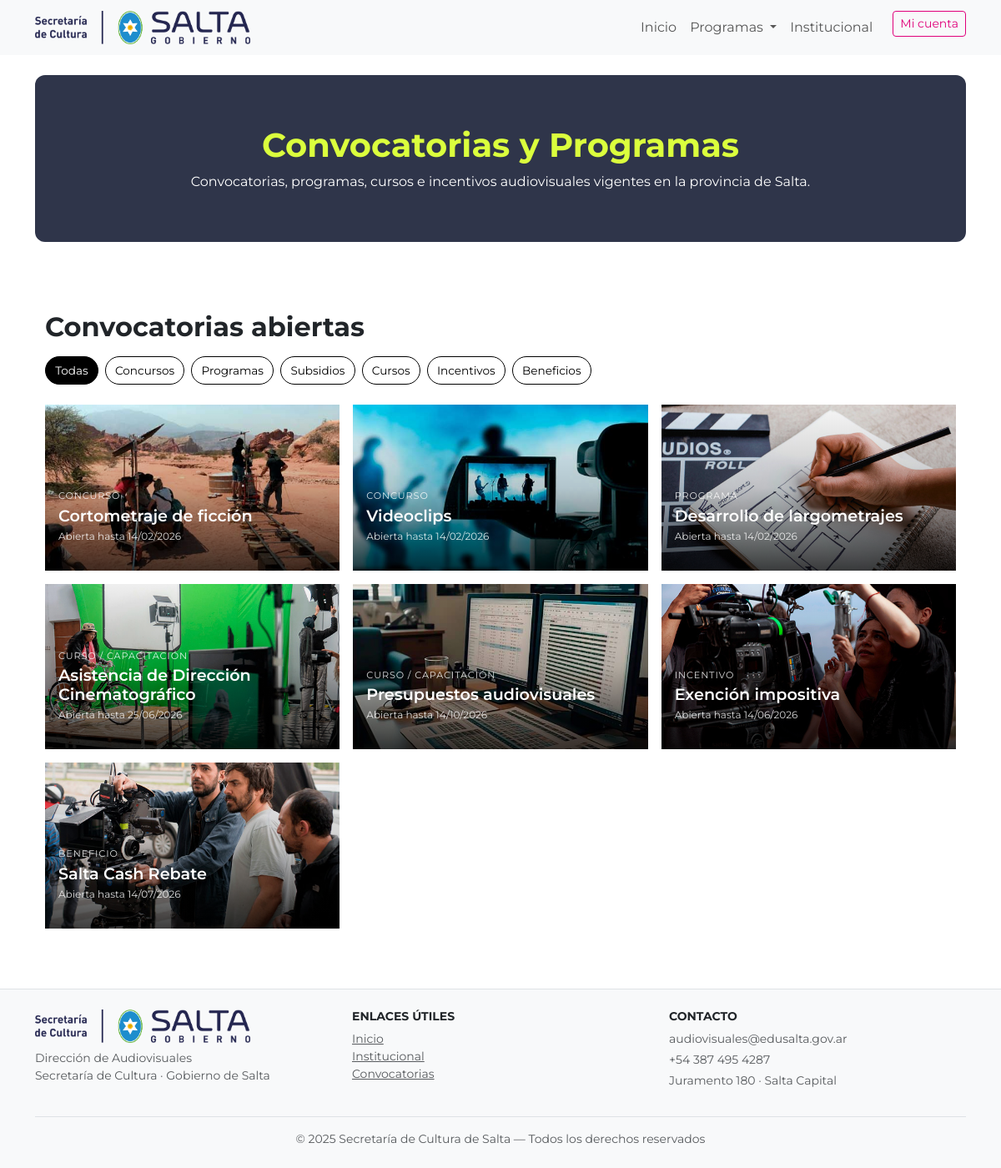
The app's page /convocatorias/ with its own data.
### convocatorias/models.py (models this page shows, shortened)
class Convocatoria(models.Model):
    titulo = models.CharField(max_length=200)
    slug = models.SlugField(unique=True, blank=True)
    descripcion_corta = models.TextField(blank=True)
    descripcion_larga = models.TextField(blank=True)
    url_curso = models.URLField(
        "URL del curso asincrónico",
        blank=True,
        null=True,
        help_text="Solo completar si el curso es asincrónico."
    )
    categoria = models.CharField(max_length=20, choices=CATEGORIAS)
    tematica_genero = models.CharField(max_length=200, blank=True)
    linea = models.CharField(max_length=20, choices=LINEAS)
    requisitos = models.TextField(blank=True)
    beneficios = models.TextField(blank=True)
    bases_pdf = models.FileField(
        upload_to="convocatorias/bases/",
        blank=True,
        null=True
    )
    imagen = models.ImageField(
        upload_to="convocatorias/img/",
        blank=True,
        null=True
    )
    fecha_inicio = models.DateField()
    fecha_fin = models.DateField()
    bloque_personas = models.CharField(
        max_length=20,
        choices=BLOQUE_PERSONAS_TITULO,
        default="JURADO"
    )
    jurado1_nombre = models.CharField(max_length=200, blank=True)
    jurado1_foto = models.ImageField(upload_to="convocatorias/jurados/", blank=True, null=True)
    jurado1_bio = models.TextField(blank=True)
    jurado2_nombre = models.CharField(max_length=200, blank=True)
    jurado2_foto = models.ImageField(upload_to="convocatorias/jurados/", blank=True, null=True)
    jurado2_bio = models.TextField(blank=True)
    jurado3_nombre = models.CharField(max_length=200, blank=True)
    jurado3_foto = models.ImageField(upload_to="convocatorias/jurados/", blank=True, null=True)
    jurado3_bio = models.TextField(blank=True)
    orden = models.PositiveIntegerField(default=0)
    url_destino = models.CharField(max_length=300, blank=True)
    class Meta:
        ordering = ["orden", "-fecha_inicio"]

### convocatorias/views.py (the view)
def convocatorias_home(request):
    return render(
        request,
        "convocatorias/convocatoria_home.html",
        {
            "fomento": Convocatoria.objects.filter(linea="fomento").order_by("orden"),
            "formacion": Convocatoria.objects.filter(linea="formacion").order_by("orden"),
            "beneficio": Convocatoria.objects.filter(linea="beneficio").order_by("orden"),
            "incentivo": Convocatoria.objects.filter(linea="incentivo").order_by("orden"),
        },
    )

### convocatorias/templates/convocatorias/convocatoria_home.html
{% extends "sitio_publico/base.html" %}
{% load static %}
{% block content %}
<section class="fomento-hero text-center">
  <h1 class="fw-bold mb-2">Convocatorias y Programas</h1>
  <p class="text-white mb-0">
    Convocatorias, programas, cursos e incentivos audiovisuales vigentes
    en la provincia de Salta.
  </p>
</section>
<section class="py-5">
  <div class="container">
    <div class="d-flex justify-content-between align-items-center mb-3">
      <h2 class="fw-bold mb-0">Convocatorias abiertas</h2>
    </div>
    <div class="mb-4 d-flex flex-wrap gap-2 filtros-convocatorias">
      <a href="?"
         class="filtro {% if not request.GET.categoria %}active{% endif %}">
        Todas
      </a>
      <a href="?categoria=CONCURSO"
         class="filtro {% if request.GET.categoria == 'CONCURSO' %}active{% endif %}">
        Concursos
      </a>
      <a href="?categoria=PROGRAMA"
         class="filtro {% if request.GET.categoria == 'PROGRAMA' %}active{% endif %}">
        Programas
      </a>
      <a href="?categoria=SUBSIDIO"
         class="filtro {% if request.GET.categoria == 'SUBSIDIO' %}active{% endif %}">
        Subsidios
      </a>
      <a href="?categoria=CURSO"
         class="filtro {% if request.GET.categoria == 'CURSO' %}active{% endif %}">
        Cursos
      </a>
      <a href="?categoria=INCENTIVO"
         class="filtro {% if request.GET.categoria == 'INCENTIVO' %}active{% endif %}">
        Incentivos
      </a>
      <a href="?categoria=BENEFICIO"
         class="filtro {% if request.GET.categoria == 'BENEFICIO' %}active{% endif %}">
        Beneficios
      </a>
    </div>
    {% if fomento or formacion or incentivo or beneficio %}
      <div class="row g-3">
        {% for c in fomento %}
          {% if not request.GET.categoria or request.GET.categoria == c.categoria %}
          <div class="col-md-6 col-lg-4">
            <a href="{% url 'convocatorias:convocatoria_detalle' c.slug %}"
               class="convocatoria-card-mubi">
              {% if c.imagen %}
                <img src="{{ c.imagen.url }}" alt="{{ c.titulo }}">
              {% else %}
                <div class="convocatoria-placeholder"></div>
              {% endif %}
              <div class="overlay">
                <span class="categoria">
                  {{ c.get_categoria_display }}
                </span>
                <h5 class="titulo">{{ c.titulo }}</h5>
                <p class="fecha">
                  Abierta hasta {{ c.fecha_fin|date:"d/m/Y" }}
                </p>
              </div>
            </a>
          </div>
          {% endif %}
        {% endfor %}
        {% for c in formacion %}
          {% if not request.GET.categoria or request.GET.categoria == c.categoria %}
          <div class="col-md-6 col-lg-4">
            <a href="{% url 'convocatorias:convocatoria_detalle' c.slug %}"
               class="convocatoria-card-mubi">
              {% if c.imagen %}
                <img src="{{ c.imagen.url }}" alt="{{ c.titulo }}">
              {% else %}
                <div class="convocatoria-placeholder"></div>
              {% endif %}
              <div class="overlay">
                <span class="categoria">
                  {{ c.get_categoria_display }}
                </span>
                <h5 class="titulo">{{ c.titulo }}</h5>
                <p class="fecha">
                  Abierta hasta {{ c.fecha_fin|date:"d/m/Y" }}
                </p>
              </div>
            </a>
          </div>
          {% endif %}
        {% endfor %}
        {% for c in incentivo %}
          {% if not request.GET.categoria or request.GET.categoria == c.categoria %}
          <div class="col-md-6 col-lg-4">
            <a href="{% url 'convocatorias:convocatoria_detalle' c.slug %}"
               class="convocatoria-card-mubi">
              {% if c.imagen %}
                <img src="{{ c.imagen.url }}" alt="{{ c.titulo }}">
              {% else %}
                <div class="convocatoria-placeholder"></div>
              {% endif %}
              <div class="overlay">
                <span class="categoria">
                  {{ c.get_categoria_display }}
                </span>
                <h5 class="titulo">{{ c.titulo }}</h5>
                <p class="fecha">
                  Abierta hasta {{ c.fecha_fin|date:"d/m/Y" }}
                </p>
              </div>
            </a>
          </div>
          {% endif %}
        {% endfor %}
        {% for c in beneficio %}
          {% if not request.GET.categoria or request.GET.categoria == c.categoria %}
          <div class="col-md-6 col-lg-4">
            <a href="{% url 'convocatorias:convocatoria_detalle' c.slug %}"
               class="convocatoria-card-mubi">
              {% if c.imagen %}
                <img src="{{ c.imagen.url }}" alt="{{ c.titulo }}">
              {% else %}
                <div class="convocatoria-placeholder"></div>
              {% endif %}
              <div class="overlay">
                <span class="categoria">
                  {{ c.get_categoria_display }}
                </span>
                <h5 class="titulo">{{ c.titulo }}</h5>
                <p class="fecha">
                  Abierta hasta {{ c.fecha_fin|date:"d/m/Y" }}
                </p>
              </div>
            </a>
          </div>
          {% endif %}
        {% endfor %}
      </div>
    {% else %}
      <div class="alert alert-light border text-muted">
        No hay convocatorias abiertas en este momento.
      </div>
    {% endif %}
  </div>
</section>
{% endblock %}

### sitio_publico/static/sitio_publico/css/main.css (style rules this page uses)
html, body { font-family: 'Montserrat', sans-serif; }
.filtros-convocatorias .filtro { text-decoration: none; font-size: 0.85rem; padding: 0.35rem 0.7rem; border-radius: 999px; border: 1px solid #000; color: #000; transition: all 0.2s ease; }
.filtros-convocatorias .filtro:hover, .filtros-convocatorias .filtro.active { background: #000; color: #fff; }
.convocatoria-card-mubi { position: relative; display: block; overflow: hidden; text-decoration: none; color: #fff; }
.convocatoria-card-mubi img, .convocatoria-placeholder { width: 100%; aspect-ratio: 16 / 9; object-fit: cover; display: block; background: #444; }
.convocatoria-card-mubi .overlay { position: absolute; inset: 0; padding: 1rem; display: flex; flex-direction: column; justify-content: flex-end; background: linear-gradient(to top, rgba(0, 0, 0, 0.75), rgba(0, 0, 0, 0.2), transparent); }
.convocatoria-card-mubi .categoria { font-size: 0.7rem; text-transform: uppercase; letter-spacing: 0.08em; opacity: 0.85; }
.convocatoria-card-mubi .titulo { font-size: 1.2rem; font-weight: 600; margin: 0.25rem 0; line-height: 1.2; }
.convocatoria-card-mubi .fecha { font-size: 0.75rem; opacity: 0.85; }
.convocatoria-card-mubi img { transition: transform 0.4s ease; }

### sitio_publico/static/sitio_publico/css/ui.css (style rules this page uses)
.fomento-hero { background: #2f354a; color: #dbff3d; border-radius: 12px; padding: 60px 35px; margin-bottom: 35px; }

### records on screen
Convocatoria: imagen (picture), categoria "CONCURSO", titulo "Cortometraje de ficción", fecha_fin "14/02/2026"
Convocatoria: imagen (picture), categoria "CONCURSO", titulo "Videoclips", fecha_fin "14/02/2026"
Convocatoria: imagen (picture), categoria "PROGRAMA", titulo "Desarrollo de largometrajes", fecha_fin "14/02/2026"
Convocatoria: imagen (picture), categoria "CURSO / CAPACITACIÓN", titulo "Asistencia de Dirección Cinematográfico", fecha_fin "25/06/2026"
Convocatoria: imagen (picture), categoria "CURSO / CAPACITACIÓN", titulo "Presupuestos audiovisuales", fecha_fin "14/10/2026"
Convocatoria: imagen (picture), categoria "INCENTIVO", titulo "Exención impositiva", fecha_fin "14/06/2026"
Convocatoria: imagen (picture), categoria "BENEFICIO", titulo "Salta Cash Rebate", fecha_fin "14/07/2026"
